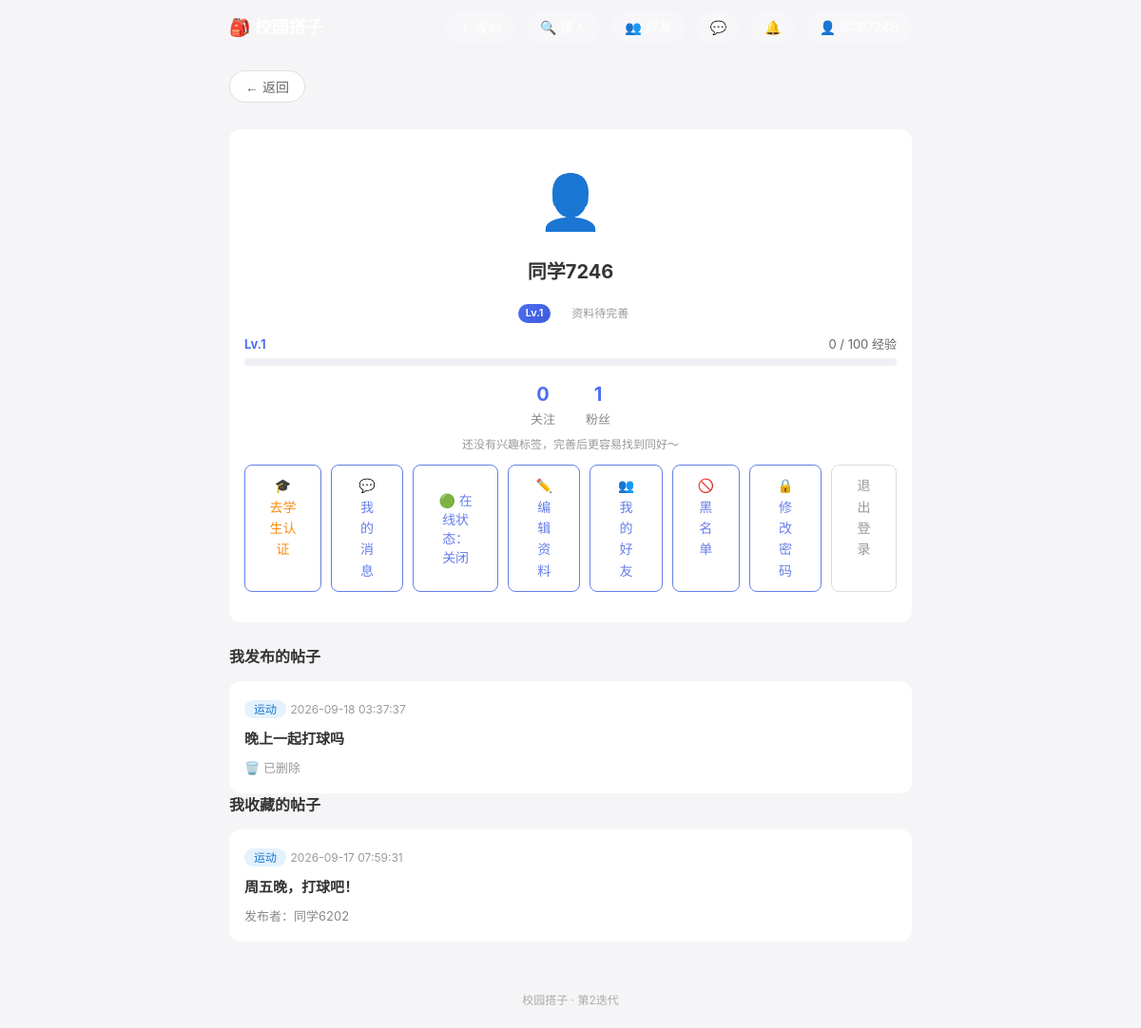
Screenshot of /profile (signed in) with the database file from the repository.
### tables this page shows
CREATE TABLE users (
            id INTEGER PRIMARY KEY AUTOINCREMENT,
            phone TEXT UNIQUE NOT NULL,
            password_hash TEXT NOT NULL,
            nickname TEXT,
            create_time DATETIME DEFAULT CURRENT_TIMESTAMP
        , credit INTEGER DEFAULT 100, age INTEGER, gender TEXT, interests TEXT, bio TEXT, avatar TEXT, contact_public INTEGER DEFAULT 1, level INTEGER DEFAULT 1, exp INTEGER DEFAULT 0, student_verified INTEGER DEFAULT 0, school TEXT, student_id TEXT, real_name TEXT, last_active DATETIME, show_online INTEGER DEFAULT 1);

CREATE TABLE posts (
            id INTEGER PRIMARY KEY AUTOINCREMENT,
            user_id INTEGER NOT NULL,
            title TEXT NOT NULL,
            category TEXT NOT NULL,
            content TEXT NOT NULL,
            contact TEXT NOT NULL,
            create_time DATETIME DEFAULT CURRENT_TIMESTAMP,
            status TINYINT DEFAULT 1,
            FOREIGN KEY (user_id) REFERENCES users(id)
        );

### app.py (the view)
@app.route('/profile')
def profile():
    if 'user_id' not in session:
        return redirect(url_for('login'))
    conn = get_conn()
    c = conn.cursor()
    user = c.execute('''SELECT id, nickname, age, gender, interests, bio, credit, avatar, level, exp, contact_public
                        FROM users WHERE id = ?''', (session['user_id'],)).fetchone()
    my_posts = c.execute('''
        SELECT id, title, category, create_time, status
        FROM posts WHERE user_id = ? ORDER BY create_time DESC
    ''', (session['user_id'],)).fetchall()
    fav_posts = c.execute('''
        SELECT p.id, p.title, p.category, p.create_time, u.nickname
        FROM favorites f
        JOIN posts p ON f.post_id = p.id
        JOIN users u ON p.user_id = u.id
        WHERE f.user_id = ? AND p.status = 1
        ORDER BY f.create_time DESC
    ''', (session['user_id'],)).fetchall()
    my_following_count = c.execute('SELECT COUNT(*) AS n FROM follows WHERE follower_id = ?',
                                   (session['user_id'],)).fetchone()['n']
    my_fan_count = c.execute('SELECT COUNT(*) AS n FROM follows WHERE following_id = ?',
                             (session['user_id'],)).fetchone()['n']
    conn.close()
    user_info = {
        'nickname': user['nickname'] or '',
        'age': user['age'],
        'gender': user['gender'] or '',
        'interests': parse_interests(user['interests'] or ''),
        'bio': user['bio'] or '',
        'credit': user['credit'],
        'level': user['level'],
        'exp': user['exp'],
        'avatar': user['avatar'] or '',
        'contact_public': user['contact_public'],
    }
    return render_template('profile.html', my_posts=my_posts,
                           fav_posts=fav_posts, user_info=user_info,
                           my_following_count=my_following_count,
                           my_fan_count=my_fan_count)

### app.py (called while the page is built)
def get_conn():
    conn = sqlite3.connect(DB_PATH)
    conn.row_factory = sqlite3.Row
    return conn

def parse_interests(interests_raw):
    tags = [t.strip() for t in interests_raw.replace('，', ',').split(',') if t.strip()]
    return list(dict.fromkeys(tags))

@app.before_request
def update_last_active():
    if 'user_id' in session:
        try:
            conn = get_conn()
            conn.execute('UPDATE users SET last_active = CURRENT_TIMESTAMP WHERE id = ?',
                         (session['user_id'],))
            conn.commit()
            conn.close()
        except Exception:
            pass

@app.context_processor
def inject_global_vars():
    chat_unread = 0
    if 'user_id' in session:
        try:
            conn = get_conn()
            chat_unread = conn.execute(
                'SELECT COUNT(*) AS n FROM messages WHERE to_user_id=? AND is_read=0',
                (session['user_id'],)).fetchone()['n']
            conn.close()
        except Exception:
            pass
    return {
        'logged_in': 'user_id' in session,
        'nickname': session.get('nickname', ''),
        'avatar': session.get('avatar', ''),
        'chat_unread': chat_unread,
    }

### templates/profile.html (shortened to what this page needs)
{% extends "base.html" %}
{% block content %}
<div class="profile-container">
    <div class="profile-card">
        {% if user_info.avatar %}
        <img src="{{ user_info.avatar }}" class="big-avatar center" alt="头像">
        {% else %}
        <div class="avatar">👤</div>
        {% endif %}
        <h2 class="profile-name">{{ user_info.nickname }}
        </h2>
        <div class="profile-detail">
            <span><span class="level-badge">Lv.{{ user_info.level }}</span></span>
            {% if not user_info.age and not user_info.gender %}<span class="hint">资料待完善</span>{% endif %}
        </div>
        <div class="exp-bar">
            <div class="exp-info">
                <span>Lv.{{ user_info.level }}</span>
                <span>{{ user_info.exp }} / {{ user_info.level * 100 }} 经验</span>
            </div>
            <div class="exp-track">
            </div>
        </div>
        <div class="tieba-stats">
            <a href="/friends?tab=following" class="tieba-stat">
                <span class="tieba-stat-num">{{ my_following_count }}</span>
                <span class="tieba-stat-label">关注</span>
            </a>
            <a href="/friends?tab=fans" class="tieba-stat">
                <span class="tieba-stat-num">{{ my_fan_count }}</span>
                <span class="tieba-stat-label">粉丝</span>
            </a>
        </div>
        {% if user_info.interests %}
        <div class="profile-tags">
            {% for tag in user_info.interests %}
            <span class="tag-badge">{{ tag }}</span>
            {% endfor %}
        </div>
        {% else %}
        <div class="hint" style="margin: 6px 0 12px;">还没有兴趣标签，完善后更容易找到同好～</div>
        {% endif %}
        <div class="profile-actions">
            {% if not user_info.student_verified %}
            <a href="/verify" class="btn-secondary" style="color:#fa8c16;">🎓 去学生认证</a>
            {% else %}
            <a href="/verify" class="btn-secondary">🎓 认证信息</a>
            {% endif %}
            <a href="/messages" class="btn-secondary">💬 我的消息</a>
            <button class="btn-secondary" id="online-toggle">
                🟢 在线状态：{{ '开启' if user_info.show_online else '关闭' }}
            </button>
            <a href="/profile/edit" class="btn-secondary">✏️ 编辑资料</a>
            <a href="/friends" class="btn-secondary">👥 我的好友</a>
            <a href="/blocklist" class="btn-secondary">🚫 黑名单</a>
            <a href="/change_password" class="btn-secondary">🔒 修改密码</a>
            <a href="/logout" class="btn-secondary btn-logout">退出登录</a>
        </div>
    </div>
    <h3 class="section-title">我发布的帖子</h3>
    <div class="my-posts">
        {% if my_posts %}
            {% for post in my_posts %}
            <div class="my-post-card">
                <div class="my-post-header">
                    <span class="post-category cat-{{ post.category }}">{{ post.category }}</span>
                    <span class="post-time">{{ post.create_time }}</span>
                </div>
                <h4 class="my-post-title">
                    <a href="/post/{{ post.id }}">{{ post.title }}</a>
                </h4>
                <div class="my-post-actions">
                    {% if post.status == 1 %}
                        <span class="status-active">✅ 进行中</span>
                    {% else %}
                        <span class="status-deleted">🗑️ 已删除</span>
                    {% endif %}
                </div>
            </div>
            {% endfor %}
        {% else %}
            <div class="empty-state">
                <div class="empty-icon">📝</div>
                <p>你还没有发布过帖子</p>
                <a href="/publish" class="btn-secondary">去发帖</a>
            </div>
        {% endif %}
    </div>
    <h3 class="section-title">我收藏的帖子</h3>
    <div class="my-posts">
        {% if fav_posts %}
            {% for post in fav_posts %}
            <a href="/post/{{ post.id }}" class="my-post-card" style="display:block;">
                <div class="my-post-header">
                    <span class="post-category cat-{{ post.category }}">{{ post.category }}</span>
                    <span class="post-time">{{ post.create_time }}</span>
                </div>
                <h4 class="my-post-title">{{ post.title }}</h4>
                <div class="post-author">发布者：{{ post.nickname }}</div>
            </a>
            {% endfor %}
        {% else %}
            <div class="empty-state">
                <div class="empty-icon">⭐</div>
                <p>还没有收藏的帖子，看到感兴趣的帖子点"收藏"吧</p>
            </div>
        {% endif %}
    </div>
</div>
{% endblock %}

### static/css/style.css (style rules this page uses)
* { margin: 0; padding: 0; box-sizing: border-box; }
body { font-family: -apple-system, BlinkMacSystemFont, "Segoe UI", "PingFang SC", "Hiragino Sans GB", "Microsoft YaHei", sans-serif; background-color: #f5f5f7; color: #333; line-height: 1.6; }
a { text-decoration: none; color: inherit; }
.post-category { font-size: 12px; padding: 2px 10px; border-radius: 10px; font-weight: 500; }
.cat-运动 { background: #e3f2fd; color: #1976d2; }
.post-time { font-size: 12px; color: #999; }
.post-author { font-size: 13px; color: #888; }
.btn-secondary { display: inline-block; padding: 10px 24px; background: white; color: #667eea; border: 1px solid #667eea; border-radius: 8px; font-size: 14px; cursor: pointer; text-align: center; }
.hint { color: #999; font-weight: normal; font-size: 12px; }
.profile-container { padding: 16px 0; }
.profile-card { background: white; border-radius: 12px; padding: 32px 16px; text-align: center; margin-bottom: 24px; }
.avatar { font-size: 56px; margin-bottom: 12px; }
.profile-name { font-size: 20px; margin-bottom: 16px; }
.section-title { font-size: 16px; margin-bottom: 12px; color: #333; }
.my-posts { display: flex; flex-direction: column; gap: 12px; }
.my-post-card { background: white; border-radius: 12px; padding: 16px; }
.my-post-title { margin: 8px 0; font-size: 15px; }
.my-post-title a { color: #333; }
.my-post-actions { display: flex; justify-content: space-between; align-items: center; margin-top: 8px; font-size: 13px; }
.status-deleted { color: #999; }
.profile-detail { color: #888; font-size: 14px; margin-bottom: 10px; }
.profile-detail span { margin: 0 6px; }
.profile-actions { display: flex; justify-content: center; gap: 10px; }
.btn-logout { color: #999; border-color: #ddd; }
.tieba-stats { display: flex; justify-content: center; gap: 32px; margin: 14px 0 6px; }
.tieba-stat { display: flex; flex-direction: column; align-items: center; cursor: pointer; }
.tieba-stat-num { font-size: 20px; font-weight: 700; color: #4e6ef2; }
.tieba-stat-label { font-size: 13px; color: #888; }
.level-badge { display: inline-block; background: linear-gradient(135deg, #4e6ef2, #3b5bdb); color: white; font-size: 11px; font-weight: 600; padding: 1px 8px; border-radius: 10px; margin-left: 6px; vertical-align: middle; }
.exp-bar { margin: 12px 0 4px; }
.exp-info { display: flex; justify-content: space-between; font-size: 13px; color: #666; margin-bottom: 4px; }
.exp-info span:first-child { color: #4e6ef2; font-weight: 700; }
.exp-track { height: 8px; background: #eef0f5; border-radius: 4px; overflow: hidden; }

### rows the page displays
users: nickname "同学7246", level "1", exp "0", user_info.level*100 "100"
posts: category "运动", create_time "2026-09-18 03:37:37", title "晚上一起打球吗", status "🗑️ 已删除"
posts: category "运动", create_time "2026-09-17 07:59:31", title "周五晚，打球吧！", nickname "同学6202"

### other values shown
{{ my_following_count }} "0"
{{ my_fan_count }} "1"
{{ '开启' if user_info.show_online else '关闭' }} "关闭"
